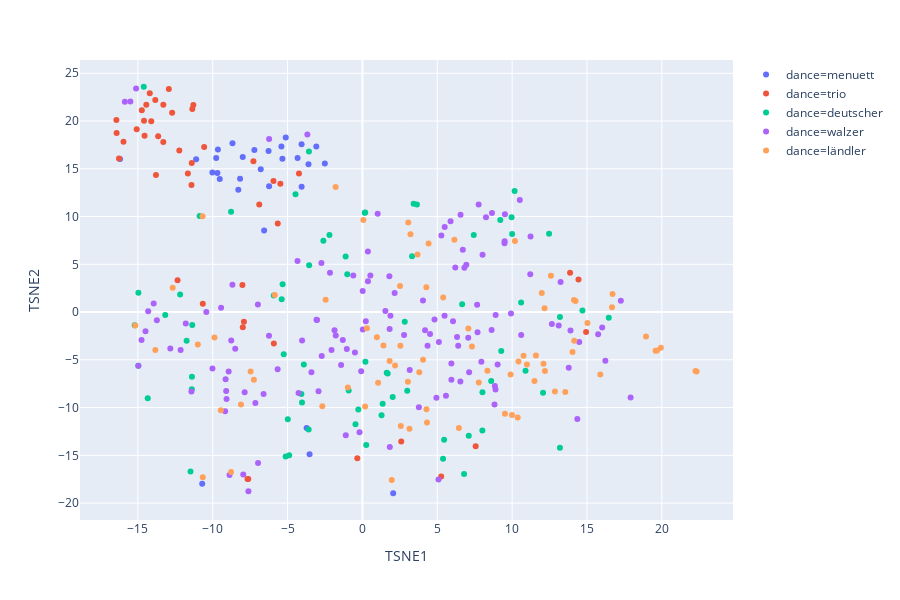

This figure's notebook cell:
### Code cell
tSNE(feature_matrix_scaled)

px.scatter(features, x = 'TSNE1', y = 'TSNE2', color = 'dance')
